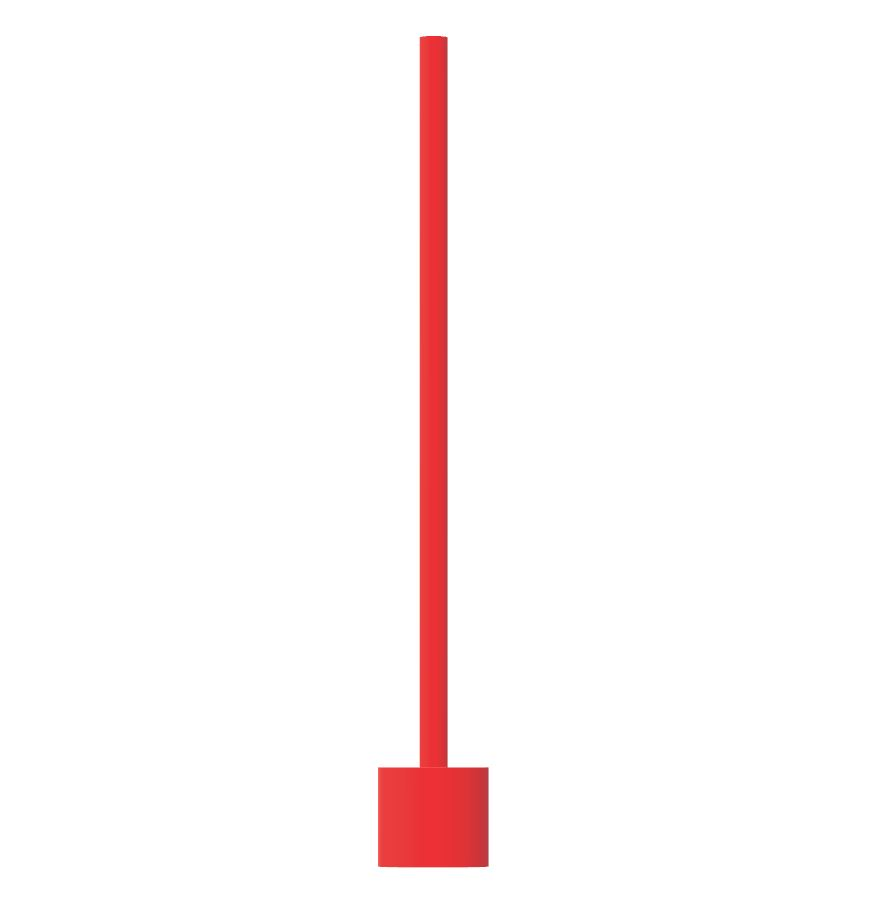
#> input picture nrc_ws/src/nrc_vision/src/redstanchion.JPG, 875 x 906 px, found by its file name
$ python -i visionSetup.py   (imports and definitions only)   (older library calls are emulated)
#> lines starting #> are read from the running program, lines starting #| are printed output that depends on the picture; after the words box and inside, x2 and y2 are one past the last pixel; in counts of white or black regions, pixels touching at a corner belong together
#Use for setting up default image references
import cv2
import numpy as np

#Default reference images are loaded here
def referenceImagesSetup():
    resStan, cntStan = refStanchion()
    resHoop = refHoop()
    resRamp, cntRamp = refRamp()
    return resStan, cntStan, resHoop, resRamp, cntRamp

#Default red stanchion
def refStanchion():
    #REFERENCE IMAGES WITH THIS IMPLEMENTATION REQUIRE A DIRECT PATH
    img0 = cv2.imread('/home/david/nrc_software/nrc_ws/src/nrc_vision/src/redstanchion.JPG',-1)#this needs to be the target image shape we will use to compare to the image taken by the camera
#> img0 is the input picture: shape (906, 875, 3); mean B, G, R 247.2, 247, 253.8
    hsvStan = cv2.cvtColor(img0, cv2.COLOR_BGR2HSV)
#> hsvStan: shape (906, 875, 3); mean H, S, V 5.2, 7.7, 253.8

    #RED REQUIRES 2 MASKS FOR THE LOWER AND UPPER PART OF THE COLOR WHEEL
    #lower red mask
    lower_red = np.array([0,100,80])
    upper_red = np.array([19,255,255])
    maskStan0 = cv2.inRange(hsvStan,lower_red,upper_red)
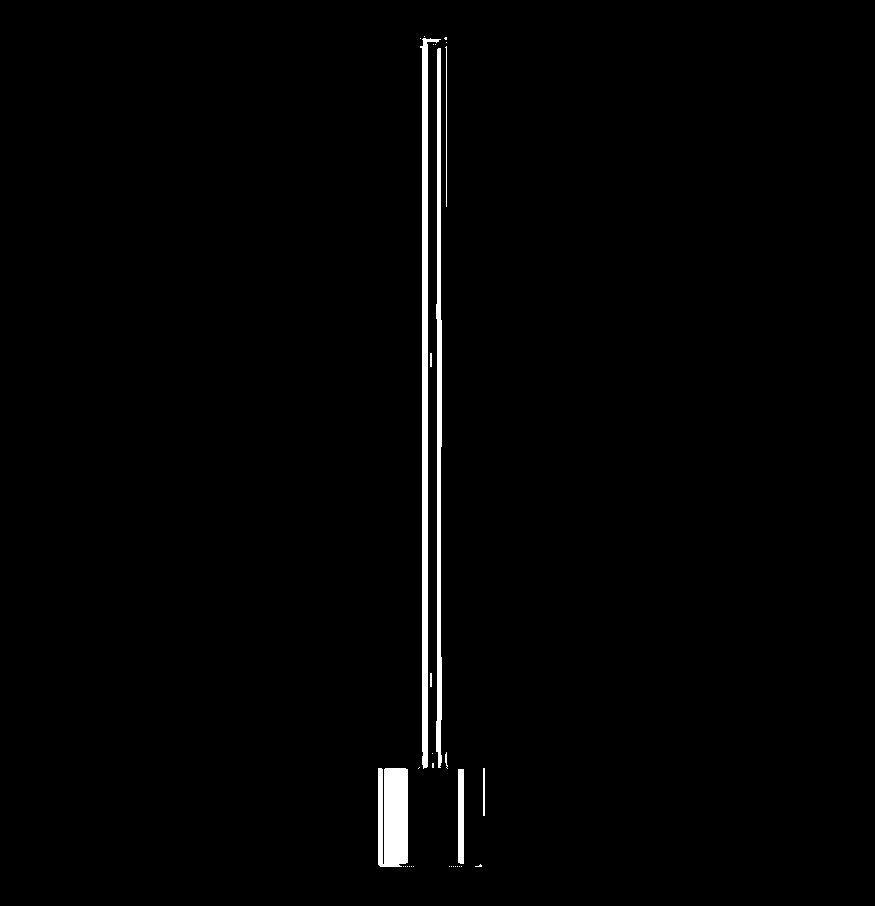
#> maskStan0: shape (906, 875); 1.4% white; 32 white regions (23 under 20 px), largest, box (x1, y1, x2, y2) and area: (420, 38, 441, 769) 4403, (436, 48, 442, 768) 3106, (378, 768, 408, 867) 2842

    #upper red mask
    lower_red = np.array([159,100,80])
    upper_red = np.array([179,255,255])
    maskStan1 = cv2.inRange(hsvStan,lower_red,upper_red)
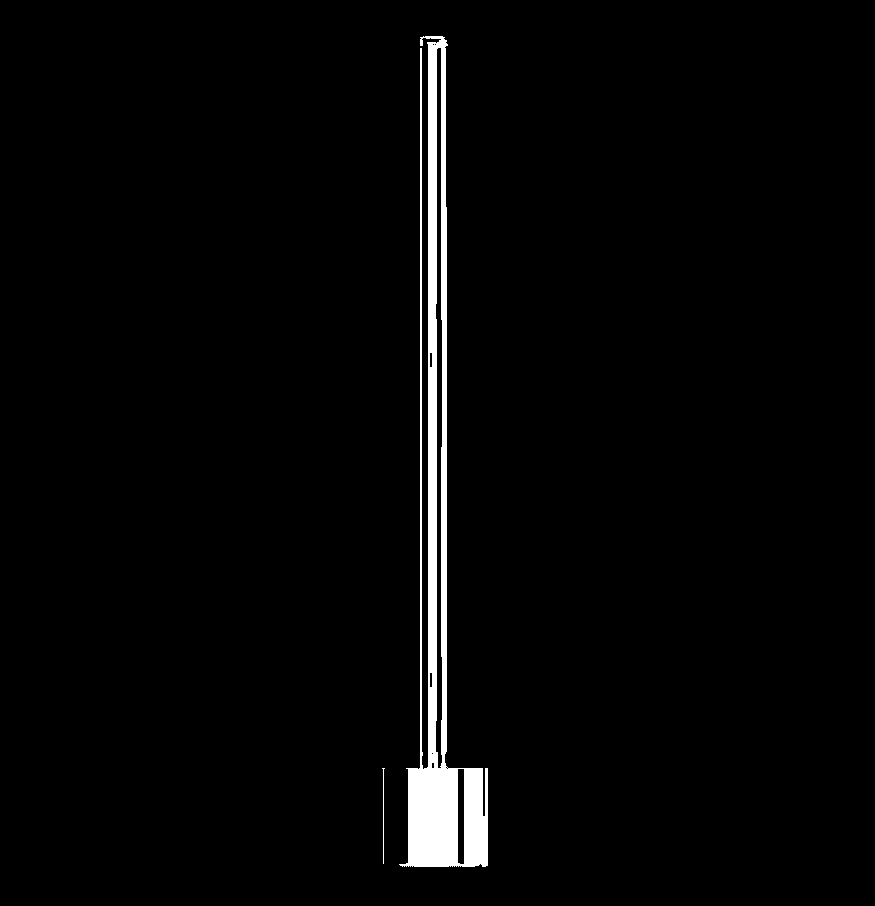
#> maskStan1: shape (906, 875); 2.4% white; 2 white regions, box (x1, y1, x2, y2) and area: (399, 36, 488, 867) 19241, (382, 768, 385, 864) 98

    #apply the mask to the image
    maskStan = maskStan0 + maskStan1
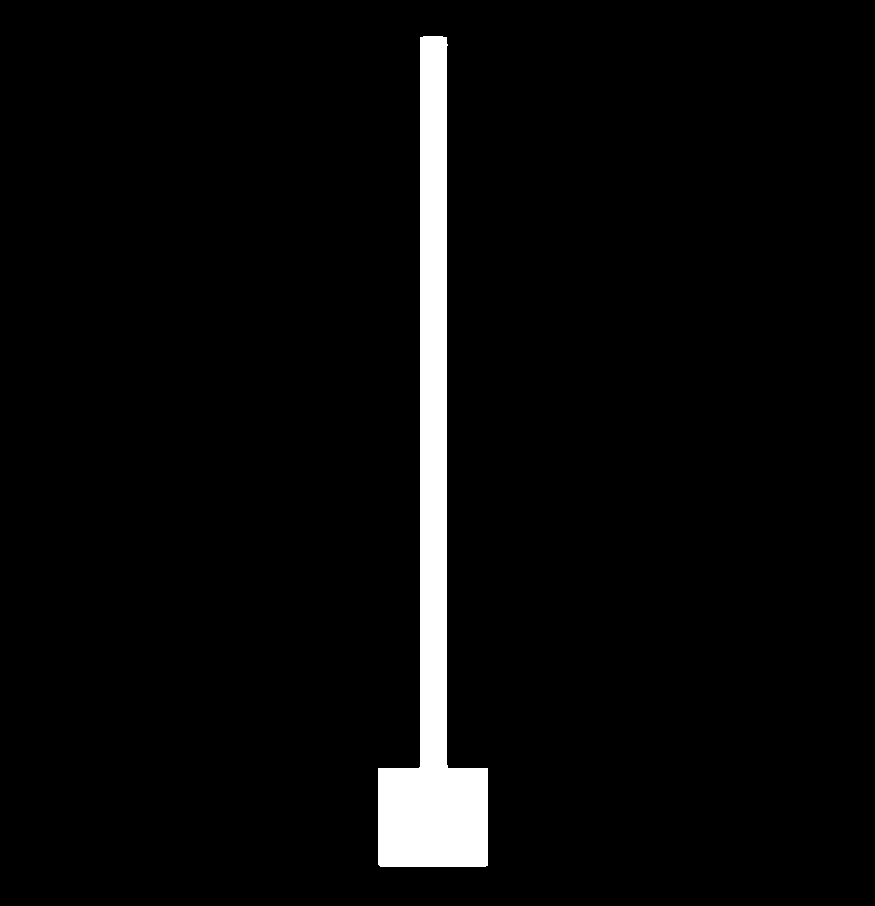
#> maskStan: shape (906, 875); 3.9% white; 1 white region
    resStan = cv2.bitwise_and(img0,img0,mask=maskStan)
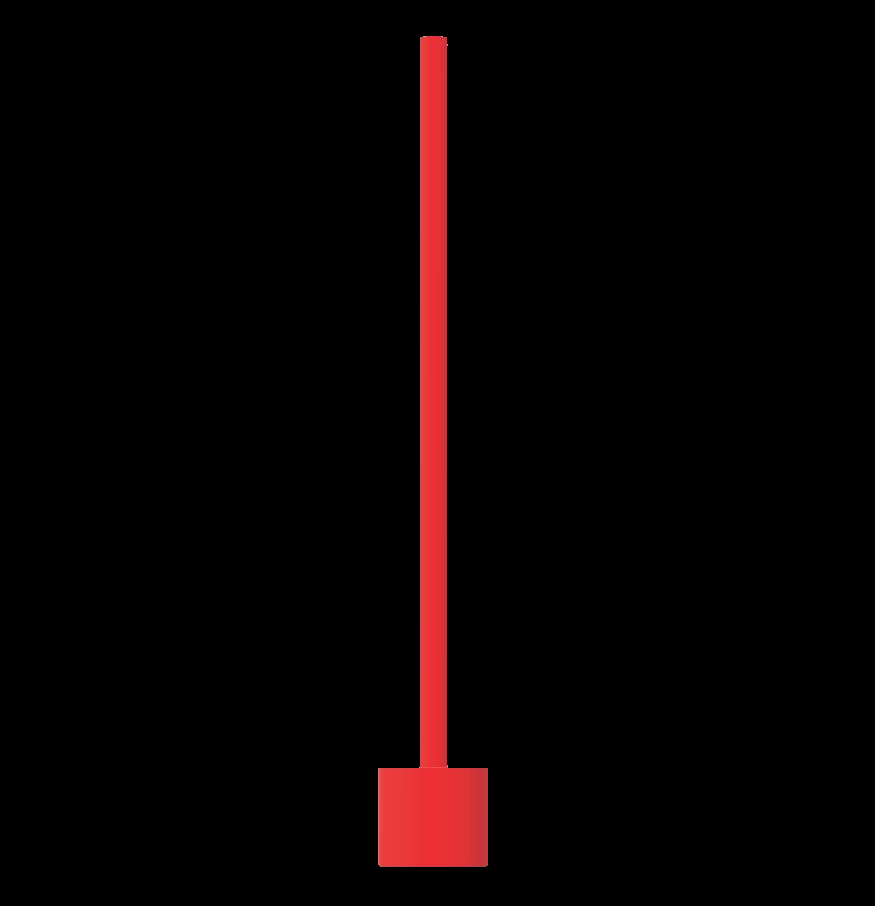
#> resStan: shape (906, 875, 3); mean B, G, R 2.3, 2.1, 8.7

    #find the contour of the target shape. For recognition we will match to this
    _, contourStan,hierarchy = cv2.findContours(maskStan, cv2.RETR_TREE, cv2.CHAIN_APPROX_SIMPLE)
#> contourStan = 1 contour; box (x1, y1, x2, y2) and area: (378, 36, 488, 867) 29712
    cntStan = contourStan[0]
#> cntStan = contour of 23 points, box (x1, y1, x2, y2) (378, 36, 488, 867), area 29712

    #For testing the reference image
    #cv2.imshow("reference", resStan)

    return resStan, cntStan

#default green hoop
#This can be edited later since line detection will work better for the hoop
def refHoop():
    #REFERENCE IMAGES WITH THIS IMPLEMENTATION REQUIRE A DIRECT PATH
    imgHoop = cv2.imread('/home/david/nrc_software/nrc_ws/src/nrc_vision/src/greenhoop.JPG', -1)
    hsvHoop = cv2.cvtColor(imgHoop, cv2.COLOR_BGR2HSV)

    lower_green = np.array([50,100,80])
    upper_green = np.array([70,255,255])
    maskHoop = cv2.inRange(hsvHoop, lower_green, upper_green)
    resHoop = cv2.bitwise_and(imgHoop,imgHoop,mask=maskHoop)

    #For testing the reference image
    #cv2.imshow("reference", resHoop)

    return resHoop

#default blue ramp
def refRamp():
    #REFERENCE IMAGES WITH THIS IMPLEMENTATION REQUIRE A DIRECT PATH
    imgRamp = cv2.imread('/home/david/nrc_software/nrc_ws/src/nrc_vision/src/blueramp.JPG', -1)
    hsvRamp = cv2.cvtColor(imgRamp, cv2.COLOR_BGR2HSV)

    lower_blue = np.array([105,100,80])
    upper_blue = np.array([125,255,255])
    maskRamp = cv2.inRange(hsvRamp, lower_blue, upper_blue)
    resRamp = cv2.bitwise_and(imgRamp,imgRamp,mask=maskRamp)

    _, contourRamp,hierarchy = cv2.findContours(maskRamp, cv2.RETR_TREE, cv2.CHAIN_APPROX_SIMPLE)
    cntRamp = contourRamp[0]

    #For testing the reference image
    #cv2.imshow("reference", resRamp)

    return resRamp, cntRamp

>>> result = refStanchion()
